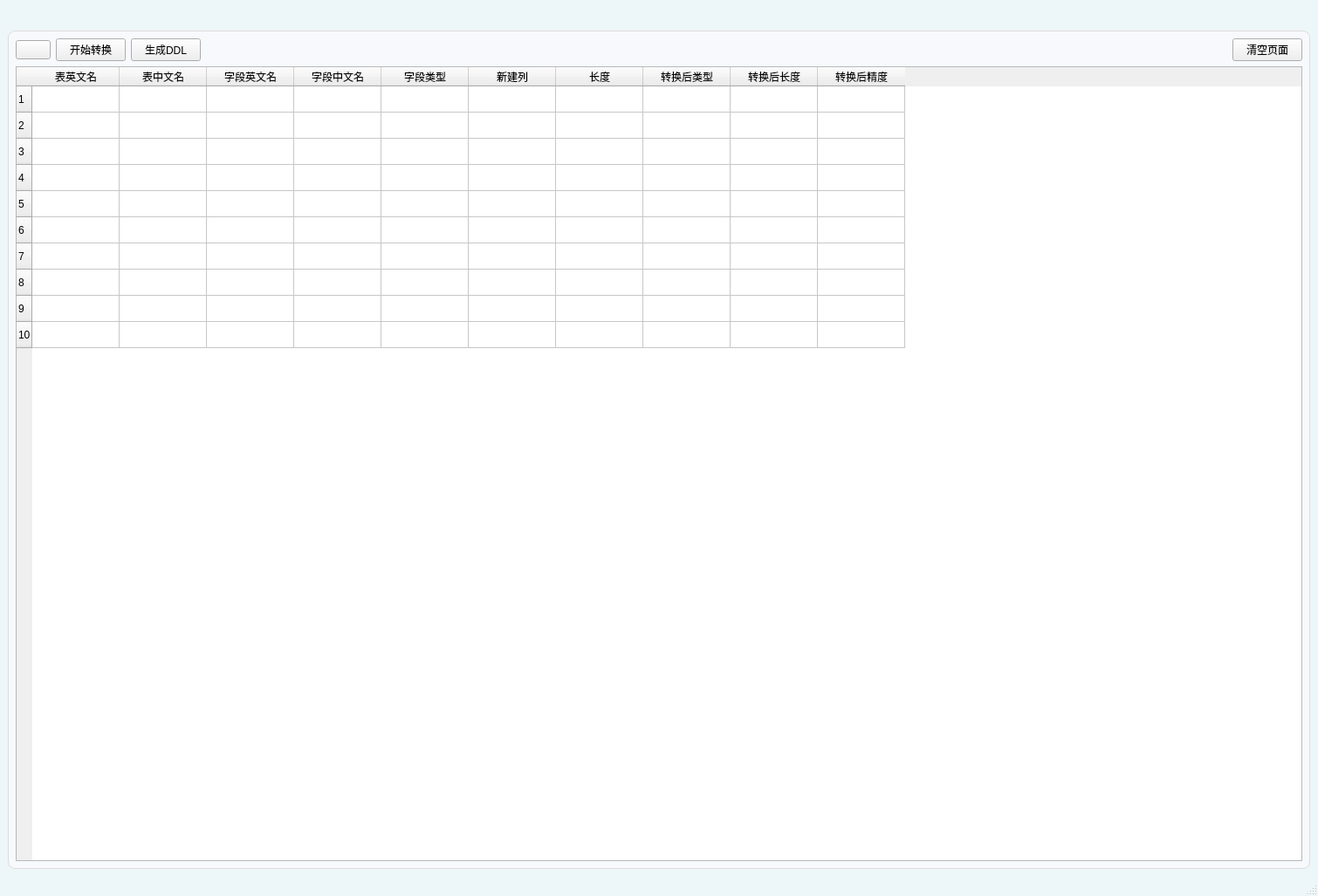
<?xml version="1.0" encoding="UTF-8"?>
<ui version="4.0">
 <class>MainWindow</class>
 <widget class="QMainWindow" name="MainWindow">
  <property name="geometry">
   <rect>
    <x>0</x>
    <y>0</y>
    <width>1510</width>
    <height>1027</height>
   </rect>
  </property>
  <property name="windowTitle">
   <string>转换</string>
  </property>
  <property name="styleSheet">
   <string notr="true">QMainWindow {
     background-color: rgb(237, 246, 248); /* rgb(240, 244, 249)(237, 246, 248) */
 }</string>
  </property>
  <widget class="QWidget" name="centralwidget">
   <layout class="QVBoxLayout" name="verticalLayout">
    <item>
     <layout class="QHBoxLayout" name="horizontalLayout">
      <item>
       <widget class="Pivot" name="Pivot">
        <property name="items_" stdset="0">
         <string>Item1,开始转换
Item2,转换配置</string>
        </property>
       </widget>
      </item>
      <item>
       <spacer name="horizontalSpacer">
        <property name="orientation">
         <enum>Qt::Horizontal</enum>
        </property>
        <property name="sizeHint" stdset="0">
         <size>
          <width>40</width>
          <height>20</height>
         </size>
        </property>
       </spacer>
      </item>
     </layout>
    </item>
    <item>
     <widget class="QStackedWidget" name="stackedWidget">
      <property name="styleSheet">
       <string notr="true">#Item1,#Item2,#tab_sql,#tab_db,#tab_settings {
  background-color: rgb(247, 249, 252); /* rgb(237, 246, 248) */
  border: 1px solid rgb(220, 220, 220); /* 边框宽度、样式和颜色 */
  border-radius: 8px; /*圆角度*/
 }</string>
      </property>
      <property name="currentIndex">
       <number>0</number>
      </property>
      <widget class="QWidget" name="Item1">
       <layout class="QVBoxLayout" name="verticalLayout_2">
        <item>
         <layout class="QHBoxLayout" name="horizontalLayout_2">
          <item>
           <widget class="ComboBox" name="cbb_setting">
            <property name="items_" stdset="0">
             <string>--选择配置文件--
配置1
配置2</string>
            </property>
           </widget>
          </item>
          <item>
           <widget class="PushButton" name="PushButton_2">
            <property name="text">
             <string>开始转换</string>
            </property>
           </widget>
          </item>
          <item>
           <widget class="PushButton" name="PushButton_3">
            <property name="text">
             <string>生成DDL</string>
            </property>
           </widget>
          </item>
          <item>
           <spacer name="horizontalSpacer_2">
            <property name="orientation">
             <enum>Qt::Horizontal</enum>
            </property>
            <property name="sizeHint" stdset="0">
             <size>
              <width>40</width>
              <height>20</height>
             </size>
            </property>
           </spacer>
          </item>
          <item>
           <widget class="PushButton" name="PushButton">
            <property name="text">
             <string>清空页面</string>
            </property>
           </widget>
          </item>
         </layout>
        </item>
        <item>
         <layout class="QHBoxLayout" name="horizontalLayout_3">
          <item>
           <widget class="TableWidget" name="TableWidget">
            <property name="rowCount">
             <number>10</number>
            </property>
            <row/>
            <row/>
            <row/>
            <row/>
            <row/>
            <row/>
            <row/>
            <row/>
            <row/>
            <row/>
            <column>
             <property name="text">
              <string>表英文名</string>
             </property>
            </column>
            <column>
             <property name="text">
              <string>表中文名</string>
             </property>
            </column>
            <column>
             <property name="text">
              <string>字段英文名</string>
             </property>
            </column>
            <column>
             <property name="text">
              <string>字段中文名</string>
             </property>
            </column>
            <column>
             <property name="text">
              <string>字段类型</string>
             </property>
            </column>
            <column>
             <property name="text">
              <string>新建列</string>
             </property>
            </column>
            <column>
             <property name="text">
              <string>长度</string>
             </property>
            </column>
            <column>
             <property name="text">
              <string>转换后类型</string>
             </property>
            </column>
            <column>
             <property name="text">
              <string>转换后长度</string>
             </property>
            </column>
            <column>
             <property name="text">
              <string>转换后精度</string>
             </property>
            </column>
           </widget>
          </item>
         </layout>
        </item>
       </layout>
      </widget>
      <widget class="QWidget" name="page">
       <widget class="PageTableWidget" name="widget" native="true">
        <property name="geometry">
         <rect>
          <x>90</x>
          <y>80</y>
          <width>1161</width>
          <height>661</height>
         </rect>
        </property>
       </widget>
      </widget>
      <widget class="QWidget" name="Item2">
       <property name="styleSheet">
        <string notr="true">#widget_setting_left,#widget_setting_right {
  background-color: rgb(241, 243, 246); /* rgb(237, 246, 248) */
  border: 1px solid rgb(220, 220, 220); /* 边框宽度、样式和颜色 */
  border-radius: 8px; /*圆角度*/
 }</string>
       </property>
       <layout class="QHBoxLayout" name="horizontalLayout_6" stretch="1,4">
        <item>
         <widget class="QWidget" name="widget_setting_left" native="true">
          <property name="styleSheet">
           <string notr="true"/>
          </property>
          <layout class="QVBoxLayout" name="verticalLayout_3">
           <item>
            <layout class="QHBoxLayout" name="horizontalLayout_4">
             <item>
              <widget class="PushButton" name="btn_add_setting">
               <property name="text">
                <string>新增</string>
               </property>
              </widget>
             </item>
             <item>
              <widget class="PushButton" name="btn_del_setting">
               <property name="text">
                <string>删除</string>
               </property>
              </widget>
             </item>
             <item>
              <spacer name="horizontalSpacer_4">
               <property name="orientation">
                <enum>Qt::Horizontal</enum>
               </property>
               <property name="sizeHint" stdset="0">
                <size>
                 <width>40</width>
                 <height>20</height>
                </size>
               </property>
              </spacer>
             </item>
            </layout>
           </item>
           <item>
            <widget class="ListWidget" name="lsw_setting">
             <property name="styleSheet">
              <string notr="true">ListView,
ListWidget {
    background: transparent;
    background-color: rgb(255, 255, 255);
    outline: none;
    border: none;
    /* font: 13px 'Segoe UI', 'Microsoft YaHei'; */
    selection-background-color: transparent;
    alternate-background-color: transparent;
    padding-left: 4px;
    padding-right: 4px;
}

ListView::item,
ListWidget::item {
    background: transparent;
    border: 1px;
    padding-left: 11px;
    padding-right: 11px;
    height: 35px;
}


ListView::indicator,
ListWidget::indicator {
    width: 18px;
    height: 18px;
    border-radius: 5px;
    border: none;
    background-color: transparent;
    margin-right: 4px;
}

</string>
             </property>
             <item>
              <property name="text">
               <string>配置1</string>
              </property>
             </item>
             <item>
              <property name="text">
               <string>配置2</string>
              </property>
             </item>
            </widget>
           </item>
          </layout>
         </widget>
        </item>
        <item>
         <widget class="QWidget" name="widget_setting_right" native="true">
          <layout class="QVBoxLayout" name="verticalLayout_4">
           <item>
            <layout class="QHBoxLayout" name="horizontalLayout_5">
             <item>
              <widget class="PushButton" name="btn_save_setting">
               <property name="text">
                <string>保存</string>
               </property>
              </widget>
             </item>
             <item>
              <spacer name="horizontalSpacer_3">
               <property name="orientation">
                <enum>Qt::Horizontal</enum>
               </property>
               <property name="sizeHint" stdset="0">
                <size>
                 <width>40</width>
                 <height>20</height>
                </size>
               </property>
              </spacer>
             </item>
            </layout>
           </item>
           <item>
            <widget class="TableWidget" name="TableWidget_2">
             <property name="styleSheet">
              <string notr="true">QTableView {
    background: transparent;
    outline: none;
    border: none;
    /* font: 13px 'Segoe UI', 'Microsoft YaHei'; */
    selection-background-color: transparent;
    alternate-background-color: transparent;
}

QTableView[isBorderVisible=true] {
    border: 1px solid rgba(0, 0, 0, 15);
}

QTableView::item {
    background: transparent;
    border: 0px;
    padding-left: 16px;
    padding-right: 16px;
    height: 35px;
}


QTableView::indicator {
    width: 18px;
    height: 18px;
    border-radius: 5px;
    border: none;
    background-color: transparent;
}


QHeaderView {
    background-color: transparent;
}

QHeaderView::section {
    background-color: transparent;
    color: rgb(96, 96, 96);
    padding-left: 5px;
    padding-right: 5px;
    border: 1px solid rgba(0, 0, 0, 15);
    font: 13px 'Segoe UI', 'Microsoft YaHei', 'PingFang SC';
}

QHeaderView::section:horizontal {
    border-left: none;
    height: 33px;
}

QTableView[isBorderVisible=true] QHeaderView::section:horizontal {
    border-top: none;
}

QHeaderView::section:horizontal:last {
    border-right: none;
}

QHeaderView::section:vertical {
    border-top: none;
}

QHeaderView::section:checked {
    background-color: transparent;
}

QHeaderView::down-arrow {
    subcontrol-origin: padding;
    subcontrol-position: center right;
    margin-right: 6px;
    image: url(:/qfluentwidgets/images/table_view/Down_black.svg);
}

QHeaderView::up-arrow {
    subcontrol-origin: padding;
    subcontrol-position: center right;
    margin-right: 6px;
    image: url(:/qfluentwidgets/images/table_view/Up_black.svg);
}

QTableCornerButton::section {
    background-color: transparent;
    border: 1px solid rgba(0, 0, 0, 15);
}

QTableCornerButton::section:pressed {
    background-color: rgba(0, 0, 0, 12);
}

ListView,
ListWidget {
    background: transparent;
    background-color: rgb(255, 255, 255);
    outline: none;
    border: none;
    /* font: 13px 'Segoe UI', 'Microsoft YaHei'; */
    selection-background-color: transparent;
    alternate-background-color: transparent;
    padding-left: 4px;
    padding-right: 4px;
}

ListView::item,
ListWidget::item {
    background: transparent;
    border: 1px;
    padding-left: 11px;
    padding-right: 11px;
    height: 35px;
}


ListView::indicator,
ListWidget::indicator {
    width: 18px;
    height: 18px;
    border-radius: 5px;
    border: none;
    background-color: transparent;
    margin-right: 4px;
}

</string>
             </property>
             <row>
              <property name="text">
               <string>新建行</string>
              </property>
             </row>
             <row>
              <property name="text">
               <string>新建行</string>
              </property>
             </row>
             <row>
              <property name="text">
               <string>新建行</string>
              </property>
             </row>
             <row>
              <property name="text">
               <string>新建行</string>
              </property>
             </row>
             <row>
              <property name="text">
               <string>新建行</string>
              </property>
             </row>
             <column>
              <property name="text">
               <string>源类型</string>
              </property>
             </column>
             <column>
              <property name="text">
               <string>目标类型</string>
              </property>
             </column>
             <column>
              <property name="text">
               <string>长度转换规则</string>
              </property>
             </column>
             <column>
              <property name="text">
               <string>长度转换值</string>
              </property>
             </column>
             <column>
              <property name="text">
               <string>精度转换规则</string>
              </property>
             </column>
             <column>
              <property name="text">
               <string>精度转换值</string>
              </property>
             </column>
            </widget>
           </item>
          </layout>
         </widget>
        </item>
       </layout>
      </widget>
     </widget>
    </item>
   </layout>
  </widget>
  <widget class="QMenuBar" name="menubar">
   <property name="geometry">
    <rect>
     <x>0</x>
     <y>0</y>
     <width>1510</width>
     <height>30</height>
    </rect>
   </property>
  </widget>
  <widget class="QStatusBar" name="statusbar"/>
 </widget>
 <customwidgets>
  <customwidget>
   <class>ComboBox</class>
   <extends>QPushButton</extends>
   <header>qfluentwidgets</header>
  </customwidget>
  <customwidget>
   <class>PushButton</class>
   <extends>QPushButton</extends>
   <header>qfluentwidgets</header>
  </customwidget>
  <customwidget>
   <class>Pivot</class>
   <extends>QWidget</extends>
   <header>qfluentwidgets</header>
  </customwidget>
  <customwidget>
   <class>ListWidget</class>
   <extends>QListWidget</extends>
   <header>qfluentwidgets</header>
  </customwidget>
  <customwidget>
   <class>TableWidget</class>
   <extends>QTableWidget</extends>
   <header>qfluentwidgets</header>
  </customwidget>
  <customwidget>
   <class>PageTableWidget</class>
   <extends>QWidget</extends>
   <header>ui.testPageTableWidget</header>
   <container>1</container>
  </customwidget>
 </customwidgets>
 <resources/>
 <connections/>
</ui>
